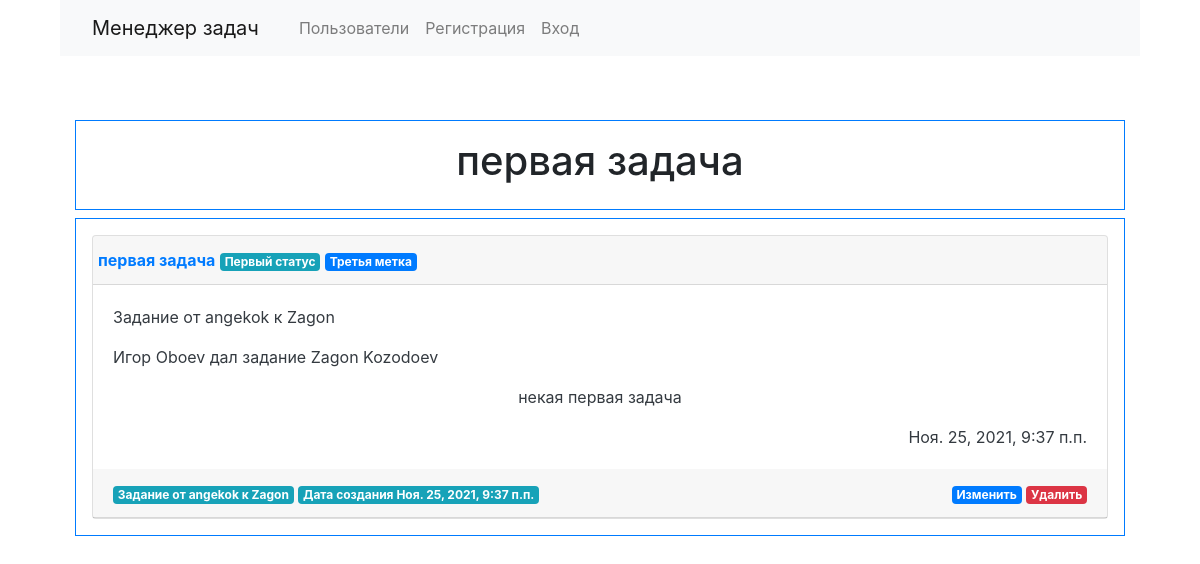
/tasks/2/, run on an earlier commit of the app's database.
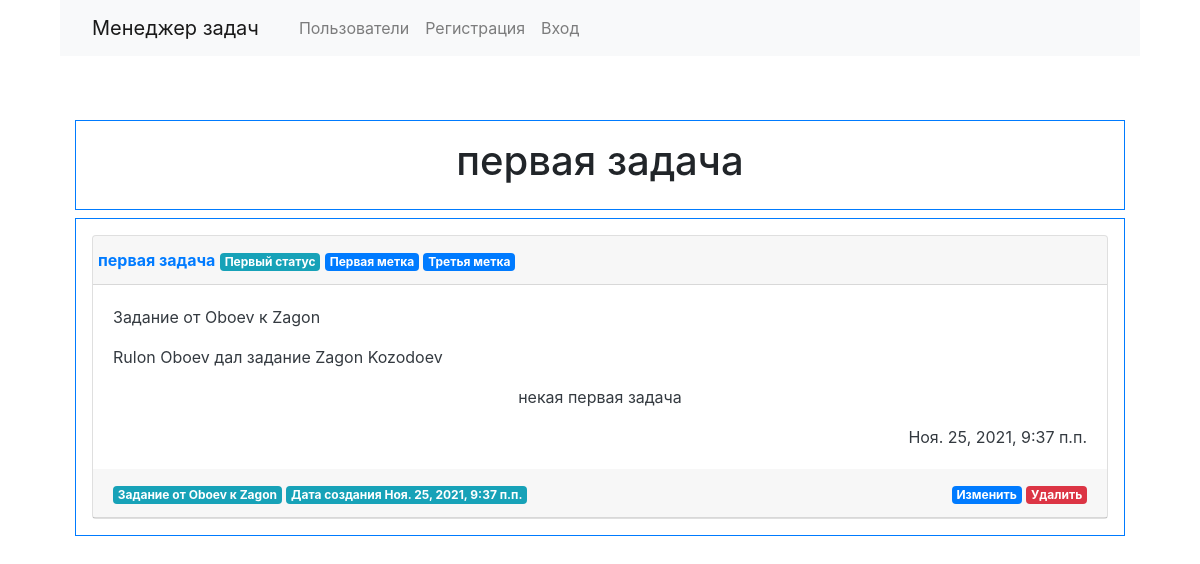
And on a later commit of the database.
### labels/models.py (models this page shows, shortened)
class TaskLabel(models.Model):
    name = models.CharField(max_length=200, unique=True)
    def __str__(self):
        return self.name

### tasks/models.py (models this page shows, shortened)
class Task(models.Model):
    name = models.CharField(max_length=255)
    created_at = models.DateTimeField(auto_now_add=True)
    description = models.TextField(max_length=600)
    status = models.ForeignKey(TaskStatus, on_delete=models.PROTECT, null=False, blank=False)
    creator = models.ForeignKey(User, on_delete=models.PROTECT, null=True, blank=True)
    executor = models.ForeignKey(User, on_delete=models.PROTECT, null=True, blank=True, related_name = 'executor')
    labels = models.ManyToManyField(TaskLabel, blank=True)

### statuses/models.py (models this page shows, shortened)
class TaskStatus(models.Model):
    name = models.CharField(max_length=200, unique=True)
    def __str__(self):
        return self.name

### tasks/views.py (the view)
# urls.py: path('tasks/<int:pk>/', views.TaskView.as_view(), name='task'),
class TaskView(generic.DetailView):
    model = Task
    template_name = "tasks/task.html"
    success_url = reverse_lazy('tasks')

### templates/tasks/task.html
{% extends "base.html" %}
{% load bootstrap4 %}
{% load i18n %}
{% block page_header %}
  <h1>{{ task.name }}</h1>
{% endblock %}
{% block content %}
<div class="card bg-white text-dark mb-9">
  <div class="card-header">
    <div class="row">
      <div class="text-left"><b><a href="{% url 'task' task.id %}">{{ task.name }}</a></b>
        <span class="badge badge-info">{{ task.status }}</span>
        {% for label in task.labels.all %}
          <span class="badge badge-primary">{{label}}</span>
        {% endfor %}
      </div>
    </div>
  </div>
  <div class="card-body">
    <p class="card-text text-left">{%trans "From "%} {{ task.creator }} {%trans " to "%} {{ task.executor }}</p>
    <p class="card-text text-left">{{task.creator.first_name}} {{task.creator.last_name}} {% trans " gave the task "%} {{task.executor.first_name}} {{task.executor.last_name}}</p>
    <p class="card-text">{{task.description}}</p>
    <p class="card-text text-right">{{task.created_at}}</p>
  </div>
  <div class="card-header">
    <div class="row">
      <div class="col-auto mr-auto"><span class="badge badge-info">
        {%trans "From "%} {{ task.creator }} {%trans " to "%} {{ task.executor }}
      </span>
        <span class="badge badge-info">
        {%trans "Created at"%} {{ task.created_at }}
      </span>
    </div>
      <div class="col-auto"><a href="{% url 'task_update' task.id %}" class="badge badge-primary">{% trans "Edit" %}</a>
           <a href="{% url 'task_delete' task.id %}" class="badge badge-danger">{% trans "Delete" %}</a></div>
    </div>
  </div>
</div>
{% endblock %}

What changed in the data, as far as the page shows it:
changed Task "первая задача": creator "angekok" → "Oboev"; creator.first_name "Игор" → "Rulon"
now on this page (row unchanged): TaskLabel: name "Первая метка"
